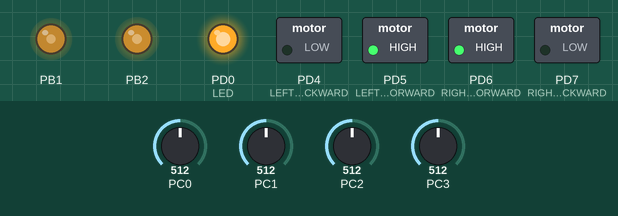
A program run on a simulated ATmega88P, built with avr-gcc and emulated at 16 MHz. Shown: switched loads named in the program (green lamp = pin HIGH), output pins drawn as LEDs (lit = HIGH). The inputs (shaded band) are chosen by the test bench; at power-on: PC0 = 512, PC1 = 512, PC2 = 512, PC3 = 512.

Above: at 1.2 s.
1.3 s: PC0 set to 311
2.8 s: PC0 set to 291
At 3.8 s:
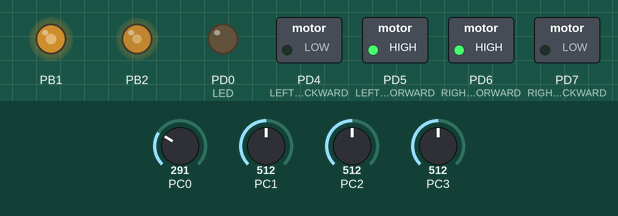
4.3 s: PC1 set to 308
5.8 s: PC1 set to 290
At 6.4 s:
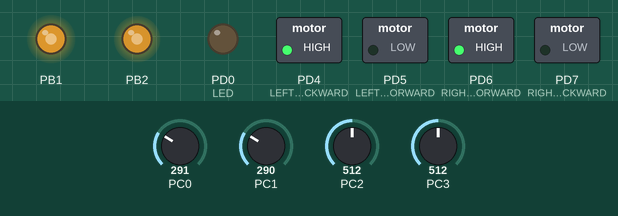
7.3 s: PC1 set to 306
At 8.3 s:
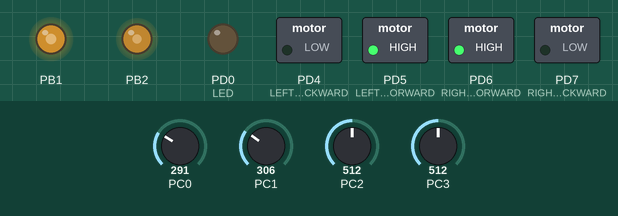
8.8 s: PC1 set to 30
At 9.9 s:
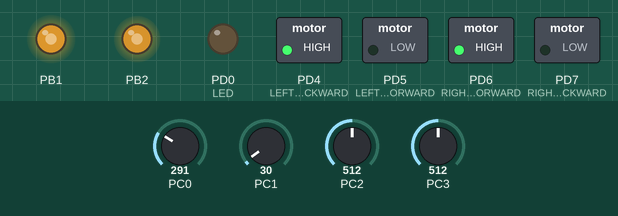
Timing chart, 0 to 11.3 s (numbered marks = the images above; inputs shaded):
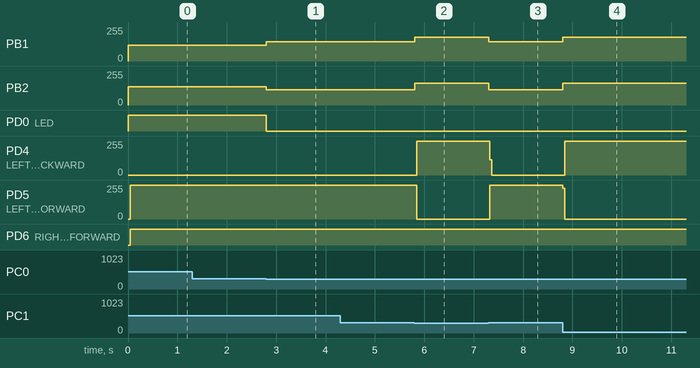

Measured:
- the behaviour switches between 301 and 300 on PC0 (found by bisection; images 0 and 1)
- the behaviour switches between 301 and 300 on PC1 (found by bisection; images 1 and 2)
- after the input at 1.3 s, every drawn part: stays the same
- after the input at 2.8 s, PB1: 120/255 → 145/255 at once; PB2: 136/255 → 115/255 at once; PD0 (LED): HIGH → LOW at once
- after the input at 4.3 s, every drawn part: stays the same
- after the input at 5.8 s, PB1: 145/255 → 177/255 at once; PB2: 115/255 → 165/255 at once; PD4 (LEFT_MOTOR_BACKWARD): 0/255 → 255/255 after 0.05 s; PD5 (LEFT_MOTOR_FORWARD): 255/255 → 0/255 after 0.05 s
- after the input at 7.3 s, PB1: 177/255 → 145/255 at once; PB2: 165/255 → 115/255 at once; PD4 (LEFT_MOTOR_BACKWARD): 255/255 → 0/255 at once; PD5 (LEFT_MOTOR_FORWARD): 0/255 → 255/255 at once
- after the input at 8.8 s, PB1: 145/255 → 177/255 at once; PB2: 115/255 → 165/255 at once; PD4 (LEFT_MOTOR_BACKWARD): 0/255 → 255/255 after 0.05 s; PD5 (LEFT_MOTOR_FORWARD): 255/255 → 0/255 at once

The program:

main.c
```c
#define F_CPU 16000000UL

#include <avr/io.h>
#include <avr/interrupt.h>
#include <util/delay.h>
#include <stdbool.h>

#define LED PD0
#define LEFT_MOTOR_FORWARD PD5
#define LEFT_MOTOR_BACKWARD PD4
#define LEFT_MOTOR_SPEED OCR1B
#define RIGHT_MOTOR_SPEED OCR1A
#define RIGHT_MOTOR_FORWARD PD6
#define RIGHT_MOTOR_BACKWARD PD7

void setupSensors() {
	ADCSRA |= (
				(1 << ADEN) //Enable ADC
	);

	ADMUX |= (
				(1 << REFS0)
	); // Set ADC Reference as Vcc

	ADCSRA |= (
				(1 << ADPS0) |
				(1 << ADPS1) |
				(1 << ADPS2)
	); // Prescaler 128;

	ADMUX &= ~((1 << MUX3) | (1 << MUX2) | (1 << MUX1) | (1 << MUX0)); // Set bits MUX3:0 to zero

}

bool leftEdgeSensor() {
	ADMUX &= ~((1 << MUX3) | (1 << MUX2) | (1 << MUX1) | (1 << MUX0));
	ADMUX |= (1 << MUX0); // Set PC1 for ADC input
	ADCSRA |= (1<<ADSC); // Start conversion
	while (ADCSRA & (1 << ADSC)) {
		// wait for result
	}
	if (ADC > 300) return true;
	return false;
}

bool leftSensor() {
	ADMUX &= ~((1 << MUX3) | (1 << MUX2) | (1 << MUX1) | (1 << MUX0)); // Set PC0 for ADC input
	ADCSRA |= (1<<ADSC); // Start conversion
	while (ADCSRA & (1 << ADSC)) {
		// wait for result
	}
	if (ADC > 300) return true;
	return false;
}

bool rightEdgeSensor() {
	ADMUX &= ~((1 << MUX3) | (1 << MUX2) | (1 << MUX1) | (1 << MUX0));
	ADMUX |= ( (1 << MUX1) | (1 << MUX0) );// Set PC3 for ADC input
	ADCSRA |= (1<<ADSC); // Start conversion
	while (ADCSRA & (1 << ADSC)) {
		// wait for result
	}
	if (ADC > 300) return true;
	return false;
}

bool rightSensor() {
	ADMUX &= ~((1 << MUX3) | (1 << MUX2) | (1 << MUX1) | (1 << MUX0));
	ADMUX |= (1 << MUX1);// Set PC2 for ADC input
	ADCSRA |= (1<<ADSC); // Start conversion
	while (ADCSRA & (1 << ADSC)) {
		// wait for result
	}
	if (ADC > 300) return true;
	return false;
}


uint8_t readSensors() {
	uint8_t sensors_values = 0b0000;

	if(leftEdgeSensor()) sensors_values |= (1 << 3);
	if(leftSensor()) sensors_values |= (1 << 2);
	if(rightSensor()) sensors_values |= (1 << 1);
	if(rightEdgeSensor()) sensors_values |= (1 << 0);

	return sensors_values;
}

void setupPWMandMOTORS() {

//	Setting pins D4-7 as output and PD0 for LED
	DDRD |= (
				(1 << LED) |
				(1 << LEFT_MOTOR_FORWARD) |
				(1 << LEFT_MOTOR_BACKWARD) |
				(1 << RIGHT_MOTOR_FORWARD) |
				(1 << RIGHT_MOTOR_BACKWARD));

//	Setting pins B1-2 as output for PWM
	DDRB |= (
			(1 << PB1) |
			(1 << PB2) );

//	Motors always enable
	PORTD |= (
				(1 << LEFT_MOTOR_FORWARD) |
				(1 << RIGHT_MOTOR_FORWARD));

//	Setting PWM on Timer/Counter 1 in 8bit mode
	TCCR1A |= (1 << WGM10) |
			  (1 << COM1A1) |
			  (1 << COM1B1);
	TCCR1B |= (1 << CS10) | (1 << WGM12);

//	Enable interrupts
	sei();
}

void forward() {
	PORTD &= ~(
			(1 << LEFT_MOTOR_BACKWARD)  |
			(1 << RIGHT_MOTOR_BACKWARD) |
			(1 << LEFT_MOTOR_FORWARD)   |
			(1 << RIGHT_MOTOR_FORWARD)
			);
	PORTD |= (
			(1 << LEFT_MOTOR_FORWARD)   |
			(1 << RIGHT_MOTOR_FORWARD)
			);
}

void left() {
	PORTD &= ~(
			(1 << LEFT_MOTOR_BACKWARD)  |
			(1 << RIGHT_MOTOR_BACKWARD) |
			(1 << LEFT_MOTOR_FORWARD)   |
			(1 << RIGHT_MOTOR_FORWARD)
			);
	PORTD |= (
			(1 << LEFT_MOTOR_BACKWARD)  |
			(1 << RIGHT_MOTOR_FORWARD)
			);
}

void right() {
	PORTD &= ~(
			(1 << LEFT_MOTOR_BACKWARD)  |
			(1 << RIGHT_MOTOR_BACKWARD) |
			(1 << LEFT_MOTOR_FORWARD)   |
			(1 << RIGHT_MOTOR_FORWARD)
			);
	PORTD |= (
			(1 << LEFT_MOTOR_FORWARD)   |
			(1 << RIGHT_MOTOR_BACKWARD)
			);
}


int controlMotors(uint8_t sensorsBits) {
	unsigned char STOP = 0;

	if (sensorsBits == 0b1111) {
		forward();
		RIGHT_MOTOR_SPEED = 120;
		LEFT_MOTOR_SPEED = 136;
	}
	else if (sensorsBits == 0b1110) {
		right();
		RIGHT_MOTOR_SPEED = (160 - 15);
		LEFT_MOTOR_SPEED = (192 - 15);
		_delay_ms(20);
	}
	else if (sensorsBits == 0b1100 || sensorsBits == 0b1000) {
		right();
		RIGHT_MOTOR_SPEED = (165 - 15);
		LEFT_MOTOR_SPEED = (192 - 15);
	}
//	Black on middle right sensor
	else if (sensorsBits == 0b1101) {
		forward();
		RIGHT_MOTOR_SPEED = (130 - 15);
		LEFT_MOTOR_SPEED = (160 - 15);
	}
	else if (sensorsBits == 0b0111) {
		left();
		RIGHT_MOTOR_SPEED = (192 - 15);
		LEFT_MOTOR_SPEED = (160 - 15);
		_delay_ms(20);
	}
	else if (sensorsBits == 0b0011 || sensorsBits == 0b0001) {
		left();
		RIGHT_MOTOR_SPEED = (192 - 15);
		LEFT_MOTOR_SPEED = 165;
	}
	else if (sensorsBits == 0b1011) {
		forward();
		RIGHT_MOTOR_SPEED = (160 - 15);
		LEFT_MOTOR_SPEED = (130 - 15);
	}
	else if (sensorsBits == 0b0000) {
		RIGHT_MOTOR_SPEED = STOP;
		LEFT_MOTOR_SPEED = STOP;
		_delay_ms(500);
		return 1;

	}
	return 0;
}


int main(void)
{

	setupPWMandMOTORS();
	setupSensors();

	while (1)
	{
	   uint8_t sensors = readSensors();

	  if (sensors != 0b1111) {
		  PORTD &= ~(1 << LED);
	  } else PORTD |= (1 << LED);

	   controlMotors(sensors);
	   _delay_ms(6);
	}
}
```
